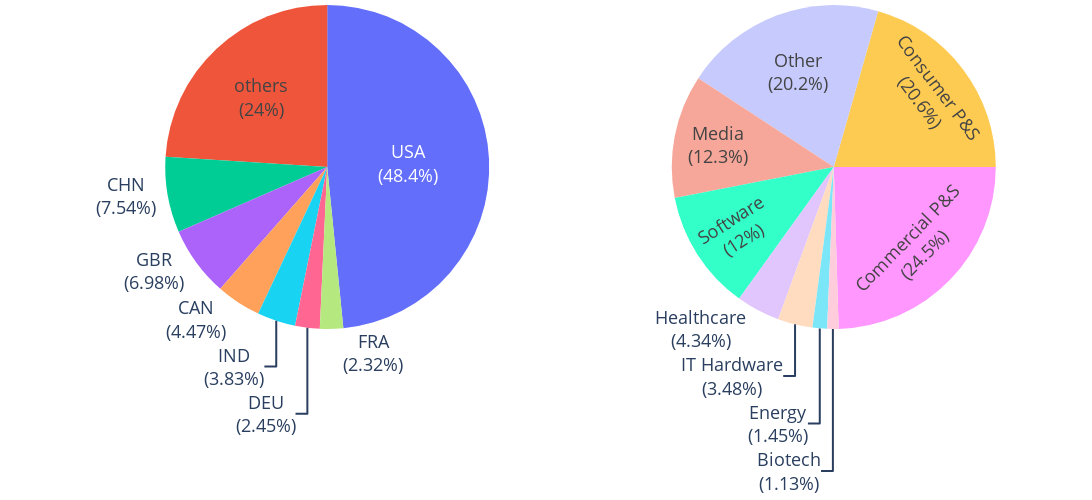

Here is the notebook cell this chart was saved with:
### Code cell
import plotly.graph_objects as go
from plotly.subplots import make_subplots

country_freq = rounds.groupby('country_code').size() / rounds.country_code.size
country_freq['others'] = country_freq[country_freq < 0.02].sum()
country_freq = country_freq[country_freq >= 0.02]
cb_sectors = rounds.groupby('meta_cat').size()

fig = make_subplots(rows=1, cols=2, specs=[[{'type':'domain'}, {'type':'domain'}]], horizontal_spacing=0.1)
fig.add_trace(go.Pie(values=country_freq.values, name="Country", labels=country_freq.index,
                     texttemplate = "%{label}<br>(%{percent})"),
              1, 1)
fig.add_trace(go.Pie(values=cb_sectors.values, name="Sector", labels=cb_sectors.index,
                     texttemplate = "%{label}<br>(%{percent})", rotation = 90),
              1, 2)

fig.update_layout(height=500, width=1100,
                  showlegend=False,
                  font={'size':18},
                  margin={'l':0, 'r':0, 't':0, 'b':0})
fig.write_image('figures/crunchbase_country_sectors.pdf')
fig.show()

### Figure 1 — Plotly figure (JSON) as saved in the notebook; plotly's stock layout.template omitted (floating-point values rounded to 4 significant figures)
{"data": [{"domain": {"x": [0, 0.45], "y": [0, 1]}, "labels": ["CAN", "CHN", "DEU", "FRA", "GBR", "IND", "USA", "others"], "name": "Country", "texttemplate": "%{label}<br>(%{percent})", "type": "pie", "values": [0.04392, 0.07415, 0.02409, 0.0228, 0.06867, 0.03763, 0.476, 0.2359]}, {"domain": {"x": [0.55, 1], "y": [0, 1]}, "labels": ["Biotech", "Commercial P&S", "Consumer P&S", "Energy", "Healthcare", "IT Hardware", "Media", "Other", "Software"], "name": "Sector", "rotation": 90, "texttemplate": "%{label}<br>(%{percent})", "type": "pie", "values": [5569, 120618, 101255, 7137, 21362, 17101, 60522, 99268, 59083]}], "layout": {"font": {"size": 18}, "height": 500, "margin": {"b": 0, "l": 0, "r": 0, "t": 0}, "showlegend": false, "width": 1100}}
